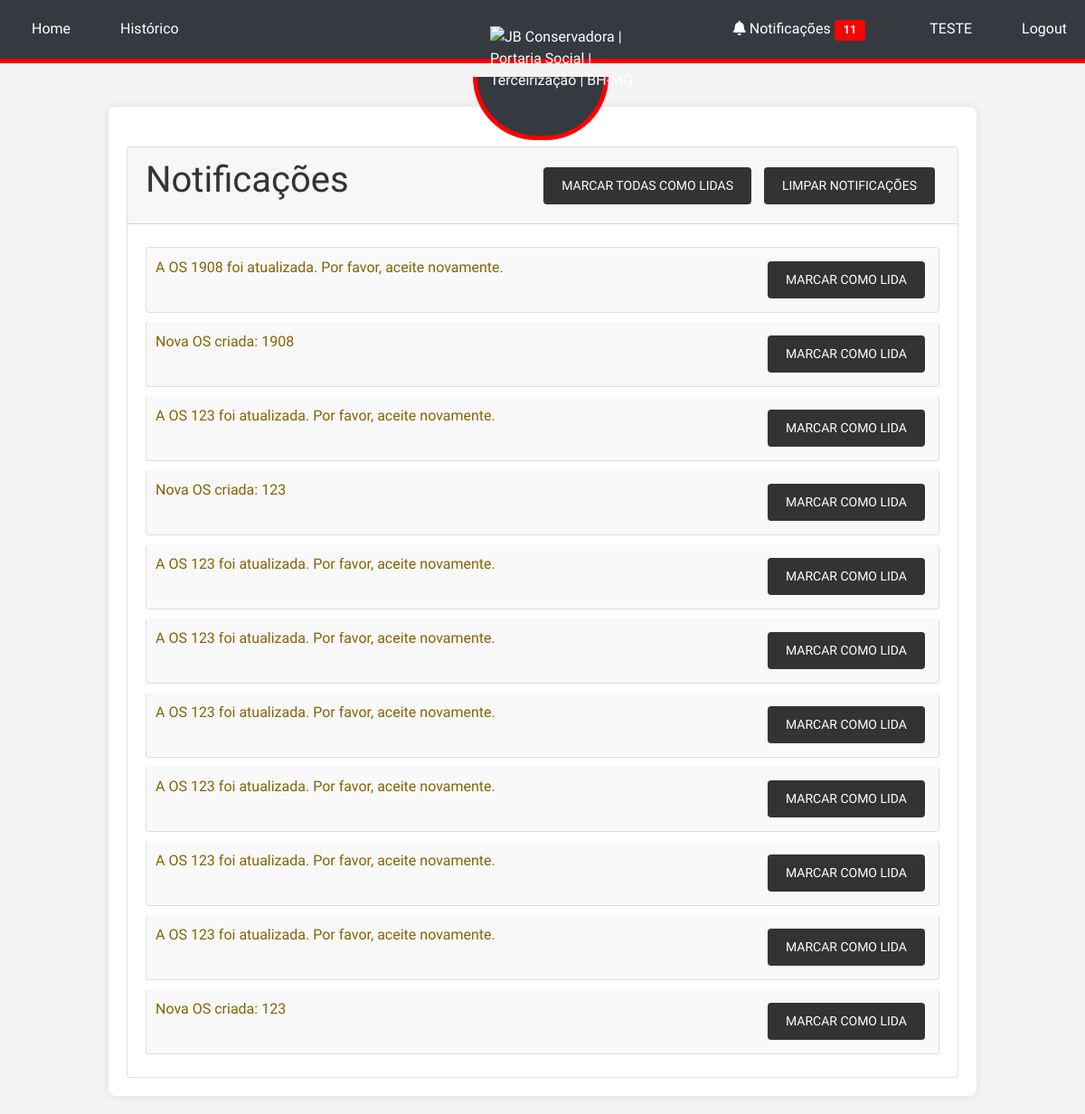
The page /notifications (signed in) on the database its author committed.
### tables this page shows
CREATE TABLE users (
            id INTEGER PRIMARY KEY AUTOINCREMENT,
            username TEXT NOT NULL UNIQUE,
            password TEXT NOT NULL,
            email TEXT NOT NULL UNIQUE,
            phone TEXT NOT NULL,
            sector TEXT NOT NULL
        );

CREATE TABLE notifications (
            id INTEGER PRIMARY KEY AUTOINCREMENT,
            user_id INTEGER,
            message TEXT,
            is_read INTEGER DEFAULT 0,
            created_at TEXT, os_id INTEGER,
            FOREIGN KEY(user_id) REFERENCES users(id)
        );

### app.py (the view)
    @app.route('/notifications')
    @login_required
    def notifications():
        conn = sqlite3.connect('site.db')
        c = conn.cursor()
        c.execute('SELECT * FROM notifications WHERE user_id = ? ORDER BY created_at DESC', (current_user.id,))
        notifications = c.fetchall()
        conn.close()
        return render_template('notifications.html', notifications=notifications)

### templates/notifications.html
{% extends "base.html" %}
{% block content %}
  <div class="card mt-4">
    <div class="card-header d-flex justify-content-between align-items-center">
      <h1 class="card-title">Notificações</h1>
      <div>
        <a href="{{ url_for('mark_all_as_read') }}" class="btn btn-primary btn-sm">Marcar todas como lidas</a>
        <a href="{{ url_for('clear_notifications') }}" class="btn btn-danger btn-sm">Limpar notificações</a>
      </div>
    </div>
    <div class="card-body">
      <ul class="list-group">
        {% for notification in notifications %}
          <li class="list-group-item {% if not notification[3] %}list-group-item-warning{% endif %}">
            {{ notification[2] }}
            {% if not notification[3] %}
              <a href="{{ url_for('mark_as_read', notification_id=notification[0]) }}" class="btn btn-sm btn-primary float-right ml-2">Marcar como lida</a>
            {% endif %}
          </li>
        {% endfor %}
      </ul>
    </div>
  </div>
{% endblock %}

### templates/base.html (shortened to what this page needs)
<!DOCTYPE html>
<html lang="en">
<head>
    <link rel="stylesheet" href="https://stackpath.bootstrapcdn.com/bootstrap/4.5.2/css/bootstrap.min.css">
    <link rel="stylesheet" href="{{ url_for('static', filename='style.css') }}">
    <link rel="stylesheet" href="https://cdnjs.cloudflare.com/ajax/libs/font-awesome/5.15.3/css/all.min.css">
</head>
<body>
    {% if request.endpoint != 'login' %}
    <div class="navbar">
        <div class="navbar-left">
            <a href="{{ url_for('index') }}" class="menu-item">Home</a>
            {% if current_user.is_authenticated %}
                <a href="{{ url_for('history') }}" class="menu-item">Histórico</a>
            {% else %}
                <a href="{{ url_for('login') }}" class="menu-item">Login</a>
            {% endif %}
        </div>
        <div class="logo-container">
            <img src="https://jbconservadora.com.br/wp-content/uploads/2020/09/logo-final-jb.png" alt="JB Conservadora | Portaria Social | Terceirização | BH-MG" class="logo">
        </div>
        <div class="navbar-right">
            {% if current_user.is_authenticated %}
                <a href="{{ url_for('notifications') }}" class="menu-item mr-3">
                    <i class="fas fa-bell"></i> Notificações
                    {% if g.unread_notifications_count > 0 %}
                        <span class="badge badge-danger">{{ g.unread_notifications_count }}</span>
                    {% endif %}
                </a>
                <a class="menu-item">{{ current_user.username }}</a>
                <a href="{{ url_for('logout') }}" class="menu-item">Logout</a>
            {% endif %}
        </div>
    </div>
    {% endif %}
    <div class="container mt-5">
        {% block content %}{% endblock %}
    </div>
</body>
</html>

### static/style.css (style rules this page uses)
body { font-family: 'Roboto', sans-serif; background-color: #f4f4f4; margin: 0; padding: 0; padding-top: 70px; display: flex; flex-direction: column; align-items: center; justify-content: flex-start; min-height: 100vh; color: #333; }
.container { width: 80%; max-width: 1200px; margin: 20px auto; padding: 20px; background: #fff; box-shadow: 0 0 10px rgba(0, 0, 0, 0.1); border-radius: 8px; }
.navbar { width: 100%; background-color: #333; padding: 10px; display: flex; justify-content: space-between; align-items: center; border-bottom: 5px solid red; position: fixed; top: 0; z-index: 1000; }
.navbar a { color: white; padding: 10px 20px; text-decoration: none; }
h1, h3 { color: #333; text-align: center; }
button, .btn { background-color: #333; color: white; border: none; padding: 10px 20px; margin: 5px; cursor: pointer; border-radius: 4px; text-transform: uppercase; }
.list-group { list-style: none; padding: 0; }
.list-group-item { padding: 10px; margin: 5px 0; background-color: #f9f9f9; border: 1px solid #ddd; border-radius: 4px; }
.badge { padding: 5px 10px; border-radius: 4px; font-size: 0.8em; }
.badge-danger { background-color: red; color: white; }

### templates/base.html (style rules this page uses)
.navbar { position: fixed; top: 0; width: 100%; background-color: #343a40; color: #ffffff; z-index: 1000; padding: 10px 0; }
.navbar .navbar-left, .navbar .navbar-right { display: flex; align-items: center; }
.navbar .navbar-left { flex: 1; justify-content: flex-start; }
.navbar .navbar-right { flex: 1; justify-content: flex-end; }
.navbar .menu-item { margin-left: 15px; color: #ffffff; text-decoration: none; }
.logo-container { position: absolute; top: 100%; left: 52%; transform: translate(-50%, -50%); width: 180px; height: auto; }
.logo-container::before { content: ''; position: absolute; width: 150px; height: 70px; border: 5px solid red; border-top: none; border-bottom-left-radius: 75px; border-bottom-right-radius: 75px; top: 56px; left: -6%; background-color: #343a40; z-index: -1; }
.logo { position: relative; left: 8px; width: 60%; }
.container { margin-top: 70px; }
body { font-family: 'Raleway', sans-serif; }

### rows shown on the page
users: username "TESTE"
notifications: message "A OS 1908 foi atualizada. Por favor, aceite novamente."
notifications: message "Nova OS criada: 1908"
notifications: message "A OS 123 foi atualizada. Por favor, aceite novamente."
notifications: message "Nova OS criada: 123"
notifications: message "A OS 123 foi atualizada. Por favor, aceite novamente."
notifications: message "A OS 123 foi atualizada. Por favor, aceite novamente."
notifications: message "A OS 123 foi atualizada. Por favor, aceite novamente."
notifications: message "A OS 123 foi atualizada. Por favor, aceite novamente."
notifications: message "A OS 123 foi atualizada. Por favor, aceite novamente."
notifications: message "A OS 123 foi atualizada. Por favor, aceite novamente."
notifications: message "Nova OS criada: 123"

### other values the page prints
{{ g.unread_notifications_count }} "11"
